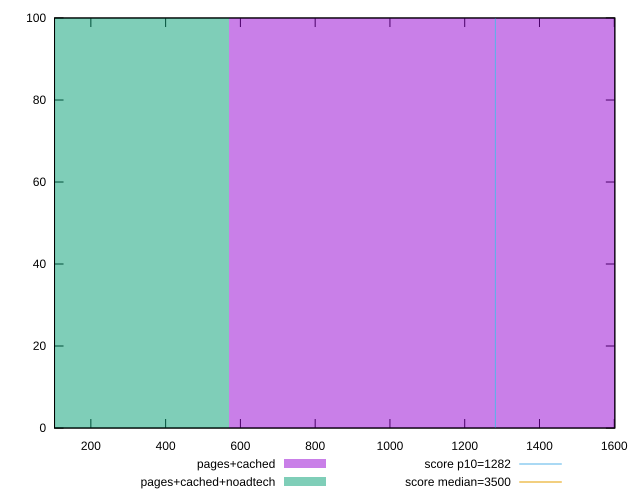

This figure's gnuplot source:
reset

$pagesCached <<EOF
1137.2766707948365 100
EOF

$pagesCachedNoadtech <<EOF
0 100
EOF

set key outside below
set boxwidth 1137.2766707948365
set xrange [102.83599999999998:1601.5319999999992]
set yrange [0:100]
set trange [0:100]
set style fill transparent solid 0.5 noborder

set parametric
set terminal svg size 640, 500 enhanced background rgb 'white'
set output "report_00021_2021-02-20T09:16:39.615Z/bootup-time/comparison/histogram/1_vs_2.svg"

plot $pagesCached title "pages+cached" with boxes, \
     $pagesCachedNoadtech title "pages+cached+noadtech" with boxes, \
     1282,t title "score p10=1282", \
     3500,t title "score median=3500"

reset
